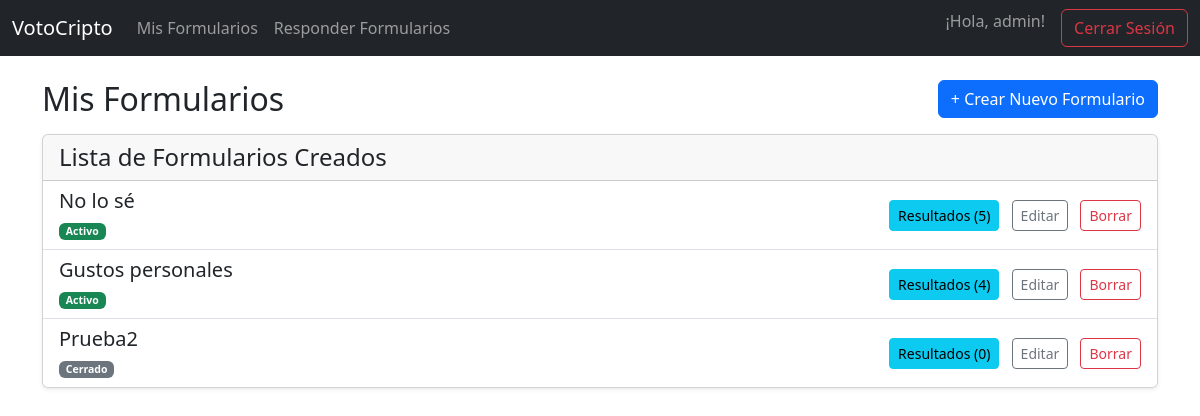
The page /votacion/mis-formularios/ (signed in) on the database its author committed.
### votacion/models.py (models this page shows, shortened)
class Formulario(models.Model):
    propietario = models.ForeignKey(User, on_delete=models.CASCADE, related_name='formularios')
    titulo = models.CharField(max_length=255)
    descripcion = models.TextField(blank=True, null=True)
    pub_date = models.DateTimeField('fecha de publicación', default=timezone.now)
    duration = models.IntegerField(default=7, help_text="Duración del formulario en días.")
    def is_closed(self):
        closing_date = self.pub_date + datetime.timedelta(days=self.duration)
        return timezone.now() > closing_date

### votacion/views.py (the view)
# urls.py: path('mis-formularios/', views.MyFormularioListView.as_view(), name='my_formulario_list'),
class MyFormularioListView(LoginRequiredMixin, generic.ListView):
    login_url = '/accounts/login/'
    template_name = 'votacionC/formulario_list_mine.html'
    context_object_name = 'formulario_list'
    def get_queryset(self):
        return Formulario.objects.filter(
            propietario=self.request.user
        ).order_by('-pub_date')

### votacion/templates/votacionC/formulario_list_mine.html (shortened to what this page needs)
{% extends "votacionC/base.html" %}
{% block content %}
<div class="d-flex justify-content-between align-items-center mb-3">
  <h2 class="mb-0">Mis Formularios</h2>
  <a href="{% url 'votacion:formulario_create' %}" class="btn btn-primary">
    &#43; Crear Nuevo Formulario
  </a>
</div>
<div class="card shadow-sm">
  <div class="card-header">
    <h4 class="mb-0">Lista de Formularios Creados</h4>
  </div>
  {% if formulario_list %}
    <div class="list-group list-group-flush">
      {% for formulario in formulario_list %}
        <div class="list-group-item">
          <div class="row align-items-center">
            <div class="col-md-5">
              <h5 class="mb-1">{{ formulario.titulo }}</h5>
              <small class="text-muted">
                {% if formulario.is_closed %}
                  <span class="badge bg-secondary">Cerrado</span>
                {% else %}
                  <span class="badge bg-success">Activo</span>
                {% endif %}
              </small>
            </div>
            <div class="col-md-7 text-md-end mt-2 mt-md-0">
              <a href="{% url 'votacion:formulario_results' formulario.pk %}" class="btn btn-info btn-sm me-2">
                Resultados ({{ formulario.envios.count }})
              </a>
              <a href="{% url 'votacion:formulario_edit' formulario.pk %}" class="btn btn-outline-secondary btn-sm me-2">
                Editar
              </a>
              <a href="{% url 'votacion:formulario_delete' formulario.pk %}" class="btn btn-outline-danger btn-sm">
                Borrar
              </a>
            </div>
          </div>
        </div>
      {% endfor %}
    </div>
  {% endif %}
</div>
{% endblock %}

### votacion/templates/votacionC/base.html (shortened to what this page needs)
{% load static %}
<!doctype html>
<html lang="es">
<head>
  <link href="https://cdn.jsdelivr.net/npm/bootstrap@5.3.2/dist/css/bootstrap.min.css" rel="stylesheet">
</head>
<body>
  <nav class="navbar navbar-expand-lg navbar-dark bg-dark mb-4">
    <div class="container-fluid">
      <a class="navbar-brand" href="{% url 'votacion:my_formulario_list' %}">VotoCripto</a>
      <div class="collapse navbar-collapse" id="navbarNav">
        <ul class="navbar-nav me-auto">
          {% if user.is_authenticated %}
            <li class="nav-item">
              <a class="nav-link" href="{% url 'votacion:my_formulario_list' %}">Mis Formularios</a>
            </li>
            <li class="nav-item">
              <a class="nav-link" href="{% url 'votacion:formulario_list' %}">Responder Formularios</a>
            </li>
          {% endif %}
        </ul>
        <ul class="navbar-nav ms-auto">
          {% if user.is_authenticated %}
            <li class="nav-item">
              <span class="navbar-text me-3">
                ¡Hola, {{ user.username }}!
              </span>
            </li>
            <li class="nav-item">
              <form class="d-inline" method="post" action="{% url 'logout' %}">
                <button type="submit" class="btn btn-outline-danger">Cerrar Sesión</button>
              </form>
            </li>
          {% endif %}
        </ul>
      </div>
    </div>
  </nav>
  <div class="container">
    {% block content %}
    {% endblock %}
  </div>
</body>
</html>

### rows shown on the page
Formulario: titulo "No lo sé", duration "Activo", envios.count "5"
Formulario: titulo "Gustos personales", duration "Activo", envios.count "4"
Formulario: titulo "Prueba2", duration "Cerrado", envios.count "0"

### other values the page prints
{{ user.username }} "admin"
